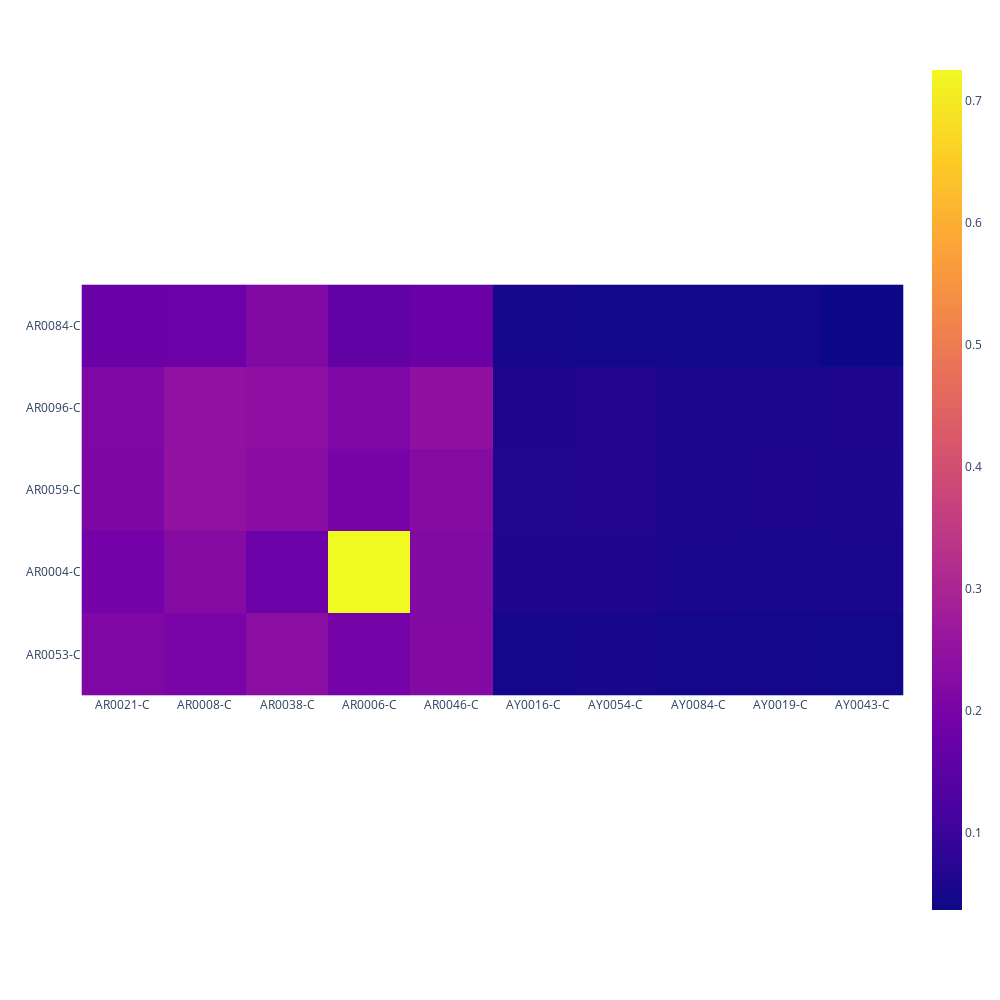

This figure's notebook cell:
### Code cell
px.imshow(ao_ao_ci_ibd1_df, width = 1000, height = 1000)

### Figure 1 — Plotly figure (JSON) as saved in the notebook; plotly's stock layout.template omitted (floating-point values rounded to 4 significant figures)
{"data": [{"coloraxis": "coloraxis", "hovertemplate": "x: %{x}<br>y: %{y}<br>color: %{z}<extra></extra>", "name": "0", "type": "heatmap", "x": ["AR0021-C", "AR0008-C", "AR0038-C", "AR0006-C", "AR0046-C", "AY0016-C", "AY0054-C", "AY0084-C", "AY0019-C", "AY0043-C"], "xaxis": "x", "y": ["AR0084-C", "AR0096-C", "AR0059-C", "AR0004-C", "AR0053-C"], "yaxis": "y", "z": [[0.176, 0.1793, 0.2199, 0.1586, 0.1769, 0.04913, 0.04389, 0.0435, 0.04381, 0.0371], [0.2135, 0.2462, 0.2402, 0.2111, 0.2452, 0.06268, 0.0647, 0.05778, 0.05703, 0.05952], [0.2107, 0.2457, 0.2317, 0.2012, 0.2262, 0.06341, 0.06582, 0.05868, 0.06103, 0.05884], [0.193, 0.226, 0.1793, 0.7252, 0.2173, 0.0607, 0.06034, 0.0542, 0.05351, 0.05512], [0.2137, 0.2028, 0.2356, 0.1953, 0.2227, 0.04848, 0.05125, 0.04719, 0.04699, 0.04352]]}], "layout": {"coloraxis": {"colorscale": [[0, "#0d0887"], [0.1111, "#46039f"], [0.2222, "#7201a8"], [0.3333, "#9c179e"], [0.4444, "#bd3786"], [0.5556, "#d8576b"], [0.6667, "#ed7953"], [0.7778, "#fb9f3a"], [0.8889, "#fdca26"], [1, "#f0f921"]]}, "height": 1000, "margin": {"t": 60}, "width": 1000, "xaxis": {"anchor": "y", "autorange": true, "constrain": "domain", "domain": [0, 1], "range": [-0.5, 9.5], "scaleanchor": "y", "type": "category"}, "yaxis": {"anchor": "x", "autorange": true, "constrain": "domain", "domain": [0.261, 0.739], "range": [4.5, -0.5], "type": "category"}}}
